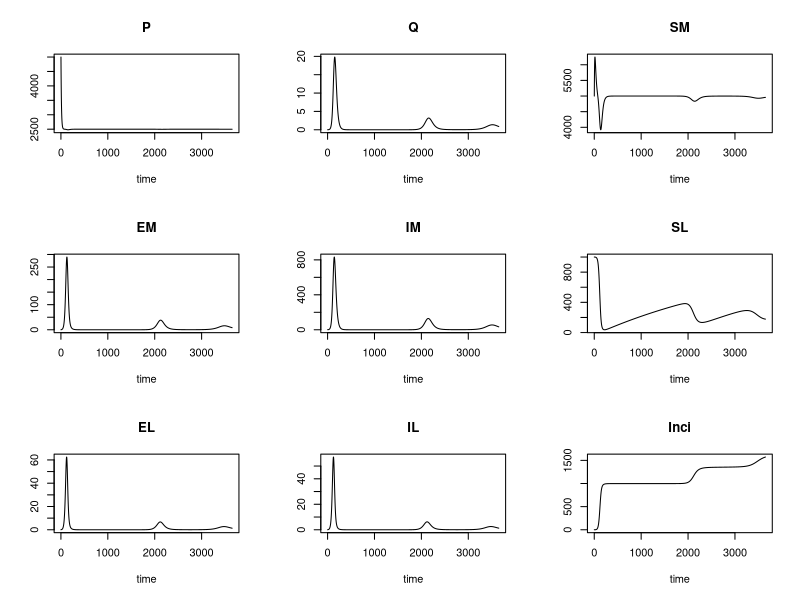

Here is the R script that generated this plot:
library(deSolve)
library(ggplot2)
library(reshape2)
library(gridExtra)

# function for a simple mosquito borne disease
SEIRMosVec = function(time, state, parms) {
  with(as.list(c(state, parms)), {
    # infection in mosquitoes
    dP = b1*(NM-q1*IM)- theta*P #susceptible
    dQ = b1*q1*IM-theta*Q         #Infected Egg
    dSM = theta*P - (BML*SM*IL)/NL - muM * SM
    dEM = (BML*SM*IL)/NL - alphaM*EM-muM*EM
    dIM = theta*Q + alphaM*EM - muM * IM
    
    # infection in livestocks
    dSL = NL*muL - (BLM*SL*IM)/NM - muL * SL
    dEL=(BLM*SL*IM)/NM-alphaL*EL-muL*EL
    dIL = alphaL*EL - gamma*IL - muL*IL - dL*IL
    dInci = alphaL*EL

    list(c(dP, dQ, dSM, dEM, dIM, dSL,dEL, dIL, dInci))
           #dIL, dSM, dIM, dEL, dEM, dP, dQ, dInci))
  })
}

#state = c(SL = SL, IL = IL, SM = SM,IM = IM, EL = EL, EM = EM, P = P, Q = Q, Inci = 0)
######################
# State Variables    #
######################
#Egg
P = 5000# 999;
Q = 0;
#Mosquito
NM=5000; 
IM=1; SM=NM-IM;
EM= 0;
#Livestock
NL=1000; IL =0; 
EL=0;
SL=NL-IL-EL;


######################
# Parameters         #
######################
#Mosquito
b1 = 1/20;       #number of eggs laid per day
q1 = .05;        #transovarial transmission rate
theta = (1/10);  #maturation rate
alphaM = 1/6;    #transition from exposed to infected mosquitos
muM = 1/20;      #Mosquito death rate, 1 week life span for mosquito
BML = .2762       #transmission rate to mosquito from livestock

#Livestock
alphaL=(1/4);     #transition from exposed to infected livestock
muL= (1/10/365);    #livestock death rate, life span: 10 yr
gamma= (1/5);     # recovery rate livestock, infectious period: 7 days
#vL=NL*muL;       #birth rate livestock
BLM= BML           #transmission rate to livestock from mosquito
dL = .07          #death rate in livestock due to RVF

parameters = c(muL = muL, muM = muM, 
               gamma = gamma, alphaL = alphaL, alphaM = alphaM, 
               theta = theta, b1 = b1, q1 = q1, dL = dL, BML = BML, BLM = BLM)

state = c(SL = SL, IL = IL, SM = SM,IM = IM, EL = EL, EM = EM, P = P, Q = Q, Inci = 0)
state = c(P=P, Q=Q, SM=SM, EM=EM, IM=IM, SL=SL, EL=EL, IL=IL, Inci=0)

times=1:(365*10); # months

######################
# Simulation         #
######################
sim=ode(y=state,times=times,func=SEIRMosVec,parms = parameters)



######################
# Plots              #
######################
plot(sim)
